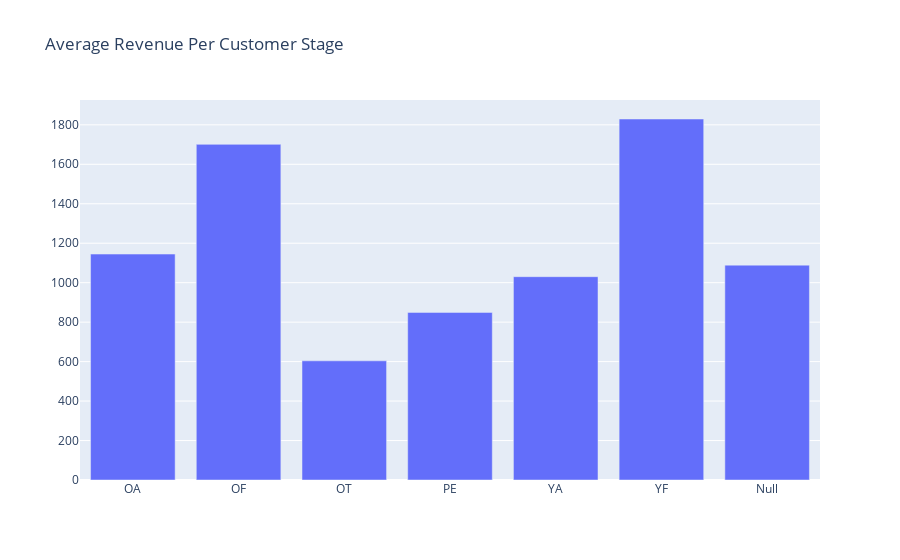

Notebook cell for this chart:
### Code cell
#plot
plot_data = [
    go.Bar(
        x=cstage_avg_rvn['cust_stage'],
        y=cstage_avg_rvn['revenue'],
    )
]

plot_layout = go.Layout(
        xaxis={"type": "category"},
        title='Average Revenue Per Customer Stage'
    )

fig = go.Figure(data=plot_data, layout=plot_layout)
pyoff.iplot(fig)

### Figure 1 — Plotly figure (JSON) as saved in the notebook; plotly's stock layout.template omitted (floating-point values rounded to 4 significant figures)
{"data": [{"type": "bar", "x": ["OA", "OF", "OT", "PE", "YA", "YF", "Null"], "y": [1145.0, 1701.0, 604.0, 849.4, 1030.0, 1830.0, 1089.0]}], "layout": {"title": {"text": "Average Revenue Per Customer Stage"}, "xaxis": {"type": "category"}}}
